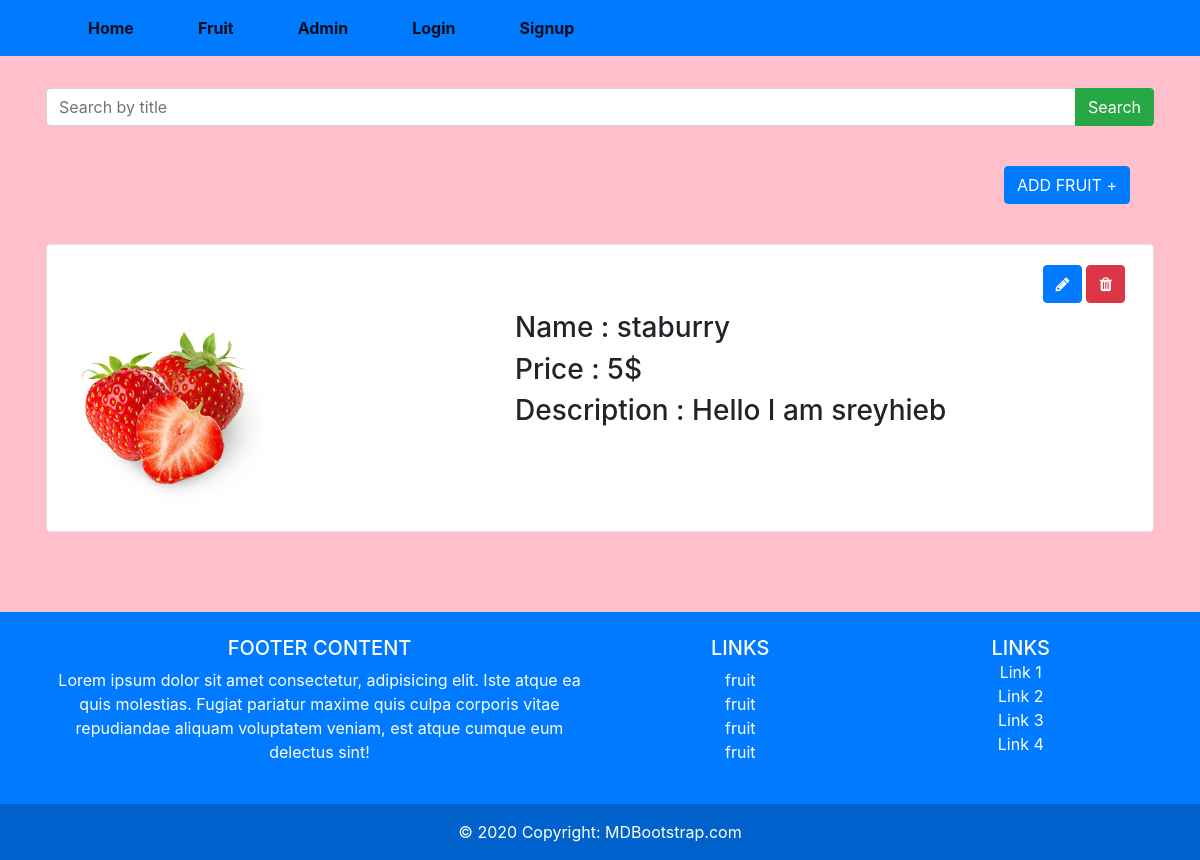
/?page=detail&id=43, run on the app's committed database.
### tables this page shows
CREATE TABLE `fruit` (
  `fruit_id` int(11) NOT NULL,
  `fruitname` varchar(100) NOT NULL,
  `price` varchar(100) NOT NULL,
  `description` text NOT NULL,
  `fruit_image` varchar(255) DEFAULT NULL,
  `user_id` int(11) NOT NULL,
  `category_id` int(11) NOT NULL
);

### database/database.php (called while the page is built, shortened)
<?php
    function db(){
        return new mysqli('localhost','root','','project_php');
    }
    function getOneFruit($id){
        return db()->query("SELECT * FROM fruit WHERE fruit_id=$id");
    }

### pages/detail.php (the view)
<div class="p-3 container mt-3">
    <form  action="" method="post" >
    <div class="input-group mb-3">
        <input type="text" class="form-control" placeholder="Search by title" name="search">
        <div class="input-group-append">
        <button class="btn btn-success" type="submit">Search</button>
        </div>
    </div>
    </form>
    <div class="d-flex justify-content-end p-4 mb-3">
        <a href="create_fruit_html.php" class="btn btn-primary">ADD FRUIT +</a>
    </div>
    <?php
        require_once('database/database.php');
        $id = $_GET['id'];
        $fruits = getOneFruit($id);
        foreach($fruits as $fruit):
    ?>
    <div class="card mb-3 ">
        <div class="card-body">
            <div class="d-flex justify-content-end mb-2 mr-2">
                <a href="./edit_fruit_html.php?editid=<?=$fruit['fruit_id']?>" class="btn btn-primary mr-1"><i class="fa fa-pencil"></i></a>
                <a href="./delete_fruit.php?fruitid=<?=$fruit['fruit_id']?>" class="btn btn-danger"><i class="fa fa-trash"></i></a>
            </div>
            <div class="d-flex ">
                <div class="image">
                    <img class="w-50 h-auto" src="images/<?=$fruit['fruit_image']?>" alt="" >
                </div>
                <div class="descrip">
                    <h3 class="display-6 ml-5">Name : <?=$fruit['fruitname']?></h3>
                    <h3 class="display-6 ml-5">Price : <?=$fruit['price']?>$</h3>
                    <h3 class="display-6 ml-5">Description : <?=$fruit['description']?></h3>
                </div>
            </div>
        </div>
    </div>
    <?php endforeach;  ?>
</div>

### partial/hearder.php (style rules this page uses)
body { background-color:pink; }

### data on the page
fruit: fruit_image (picture), fruitname "staburry", price "5", description "Hello I am sreyhieb"
